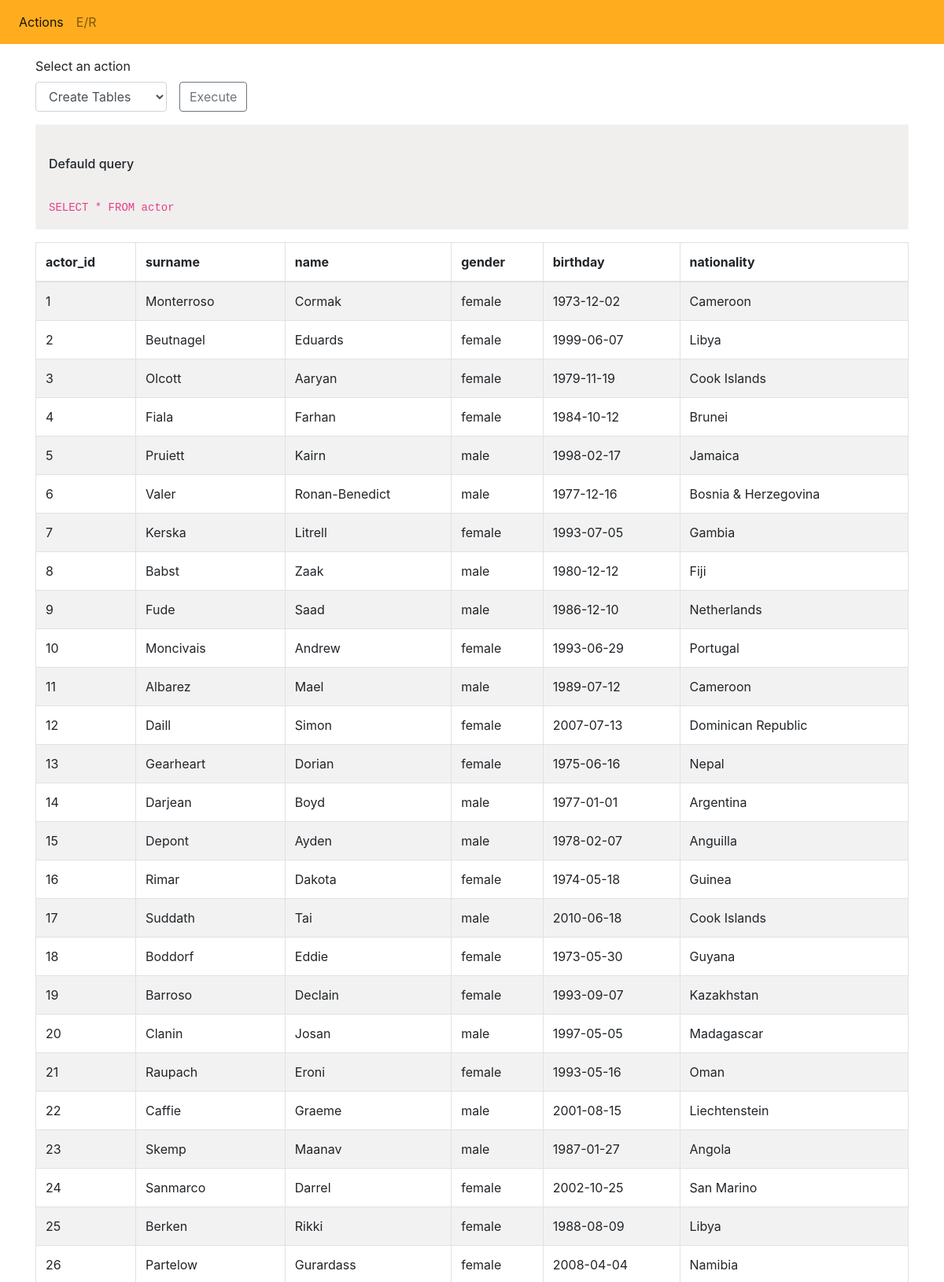
The page / (upper part) on the database its author committed.
### tables this page shows
CREATE TABLE `actor` (
  `actor_id` int(11) UNSIGNED NOT NULL,
  `surname` text NOT NULL,
  `name` text NOT NULL,
  `gender` text NOT NULL,
  `birthday` date NOT NULL,
  `nationality` text NOT NULL
);

### mysql/index.php (called while the page is built, shortened)
<?php
class MySQLDriver
{
  private $connection;
  public function __construct($configPath)
  {
    $jConfig = file_get_contents($configPath);
    $config = json_decode($jConfig, true);
    $jUtils = file_get_contents('./utils.json');
    $utils = json_decode($jUtils, true);
    $jFilms = file_get_contents('./films.json');
    $films = json_decode($jFilms, true);
    $this->connection = new mysqli($config["DB_HOST"], $config["DB_USER"], $config["DB_PASSWORD"], $config["DB_NAME"]);
  }
  public function executeQuery($query)
  {
    $result = $this->connection->query($query);
    return $result->fetch_all(MYSQLI_ASSOC);
  }
}

### event-handler/index.php (the view, shortened to what this page needs)
<?php
include('./mysql/index.php');
class EventHandler
{
  private $db;
  private $errorDivOpen = '<div class="alert alert-danger alert-dismissible fade show" role="alert">';
  private $divClose = '</div>';
  public function __construct()
  {
    $this->db = new MySQLDriver('./config.json');
  }
  public function onExecuteQuery($query)
  {
    try {
      $data = $this->db->executeQuery($query);
      $row1 = $data[0];
      $cols = array();
      echo "<table class='table table-striped table-bordered table-responsive-sm'>";
      echo "<thead>";
      echo "<tr>";
      foreach ($row1 as $col => $value) {
        echo "<th scope='col'>$col</th>";
        array_push($cols, $col);
      }
      echo "</tr>";
      echo "</thead>";
      echo "<tbody>";
      foreach ($data as $row) {
        echo "<tr>";
        foreach ($cols as $col) {
          echo "<td>{$row[$col]}</td>";
        }
        echo "</tr>";
      }
      echo "</tbody>";
      echo "</table>";
    } catch (Exception $e) {
      echo $this->errorDivOpen;
      echo $e->getMessage();
      echo $this->divClose;
    }
  }
}

### index.php (shortened to what this page needs)
<?php
require('./event-handler/index.php');
$evHandler = new EventHandler();
?>
<!DOCTYPE html>
<html lang="en">
<head>
  <link rel="stylesheet" href="https://stackpath.bootstrapcdn.com/bootstrap/4.4.1/css/bootstrap.min.css">
  <link rel="stylesheet" href="css/main.css">
</head>
<body>
  <header>
    <nav class="navbar navbar-expand-lg navbar-light" style="background-color:#ffad1f;">
      <div class="collapse navbar-collapse" id="navbarSupportedContent">
        <ul class="navbar-nav mr-auto">
          <li class="nav-item active">
            <a class="nav-link" href="/">Actions</a>
          </li>
          <li class="nav-item">
            <a class="nav-link" href="/er">E/R</a>
          </li>
        </ul>
      </div>
    </nav>
  </header>
  <main>
    <form action="/" method="POST">
      <div class="container pt-3">
        <div class="row">
          <div class="col">
            <label for="action">Select an action</label>
            <div class="form-inline">
              <div class="form-group mr-sm-3">
                <select class="form-control" id="action" name="action" onchange="onSelectAction(this.value)">
                  <option value="create_tables">Create Tables</option>
                </select>
              </div>
              <button class="btn btn-outline-secondary mr-sm-3" type="submit">Execute</button>
            </div>
          </div>
        </div>
        <div class="row">
          <div class="col pt-3">
            <?php
            if (sizeof($_POST) > 0) {
              $action = $_POST['action'];
              switch ($action) {
                case "create_tables":
                  $evHandler->onCreateTables();
                  break;
                case "populate_tables":
                  $evHandler->onPopulateTables(1000);
                  break;
                case "query":
                  $sql = $_POST["query"];
                  echo "
                  <div class='p-3 mb-3' style='white-space:pre-line; border: 1px solid #f4f4f4; background-color: #f0efed'>
                    <h6>Selected query</h6>
                    <code>${sql}</code>
                  </div>
                ";
                  $evHandler->onExecuteQuery($sql);
                  break;
              }
            } else {
              $sql = "SELECT * FROM actor";
              echo "
              <div class='p-3 mb-3' style='white-space:pre-line; border: 1px solid #f4f4f4; background-color: #f0efed'>
                <h6>Defauld query</h6>
                <code>${sql}</code>
              </div>
            ";
              $evHandler->onExecuteQuery($sql);
            }
            ?>
          </div>
        </div>
      </div>
    </form>
  </main>
</body>
</html>

### rows shown on the page
actor: actor_id "1", surname "Monterroso", name "Cormak", gender "female", birthday "1973-12-02", nationality "Cameroon"
actor: actor_id "2", surname "Beutnagel", name "Eduards", gender "female", birthday "1999-06-07", nationality "Libya"
actor: actor_id "3", surname "Olcott", name "Aaryan", gender "female", birthday "1979-11-19", nationality "Cook Islands"
actor: actor_id "4", surname "Fiala", name "Farhan", gender "female", birthday "1984-10-12", nationality "Brunei"
actor: actor_id "5", surname "Pruiett", name "Kairn", gender "male", birthday "1998-02-17", nationality "Jamaica"
actor: actor_id "6", surname "Valer", name "Ronan-Benedict", gender "male", birthday "1977-12-16", nationality "Bosnia & Herzegovina"
actor: actor_id "7", surname "Kerska", name "Litrell", gender "female", birthday "1993-07-05", nationality "Gambia"
actor: actor_id "8", surname "Babst", name "Zaak", gender "male", birthday "1980-12-12", nationality "Fiji"
actor: actor_id "9", surname "Fude", name "Saad", gender "male", birthday "1986-12-10", nationality "Netherlands"
actor: actor_id "10", surname "Moncivais", name "Andrew", gender "female", birthday "1993-06-29", nationality "Portugal"
actor: actor_id "11", surname "Albarez", name "Mael", gender "male", birthday "1989-07-12", nationality "Cameroon"
actor: actor_id "12", surname "Daill", name "Simon", gender "female", birthday "2007-07-13", nationality "Dominican Republic"
actor: actor_id "13", surname "Gearheart", name "Dorian", gender "female", birthday "1975-06-16", nationality "Nepal"
actor: actor_id "14", surname "Darjean", name "Boyd", gender "male", birthday "1977-01-01", nationality "Argentina"
actor: actor_id "15", surname "Depont", name "Ayden", gender "male", birthday "1978-02-07", nationality "Anguilla"
actor: actor_id "16", surname "Rimar", name "Dakota", gender "female", birthday "1974-05-18", nationality "Guinea"
actor: actor_id "17", surname "Suddath", name "Tai", gender "male", birthday "2010-06-18", nationality "Cook Islands"
actor: actor_id "18", surname "Boddorf", name "Eddie", gender "female", birthday "1973-05-30", nationality "Guyana"
actor: actor_id "19", surname "Barroso", name "Declain", gender "female", birthday "1993-09-07", nationality "Kazakhstan"
actor: actor_id "20", surname "Clanin", name "Josan", gender "male", birthday "1997-05-05", nationality "Madagascar"
actor: actor_id "21", surname "Raupach", name "Eroni", gender "female", birthday "1993-05-16", nationality "Oman"
actor: actor_id "22", surname "Caffie", name "Graeme", gender "male", birthday "2001-08-15", nationality "Liechtenstein"
actor: actor_id "23", surname "Skemp", name "Maanav", gender "male", birthday "1987-01-27", nationality "Angola"
actor: actor_id "24", surname "Sanmarco", name "Darrel", gender "female", birthday "2002-10-25", nationality "San Marino"
actor: actor_id "25", surname "Berken", name "Rikki", gender "female", birthday "1988-08-09", nationality "Libya"
actor: actor_id "26", surname "Partelow", name "Gurardass", gender "female", birthday "2008-04-04", nationality "Namibia"

### other values the page prints
sql "SELECT * FROM actor"
$col "actor_id"
$col "surname"
$col "name"
$col "gender"
$col "birthday"
$col "nationality"
